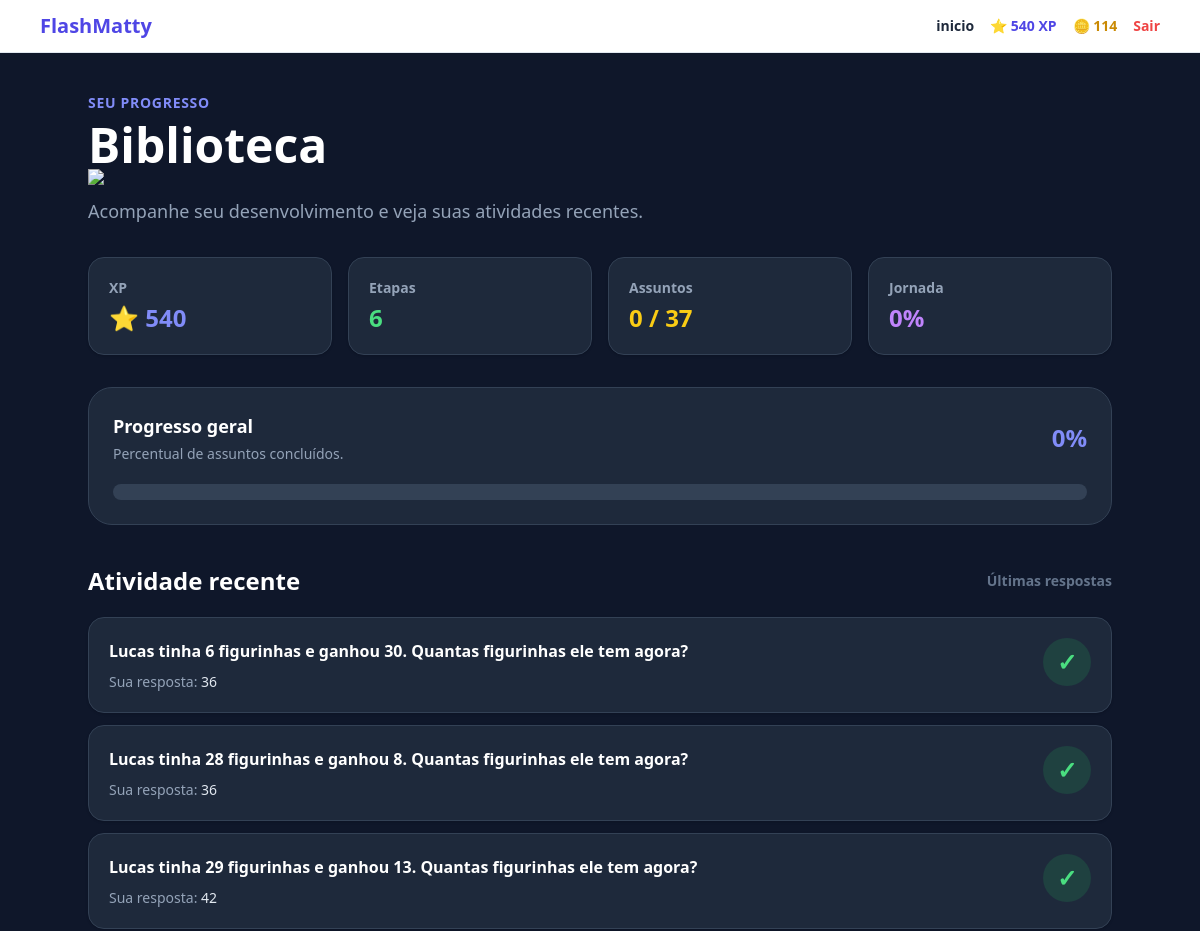
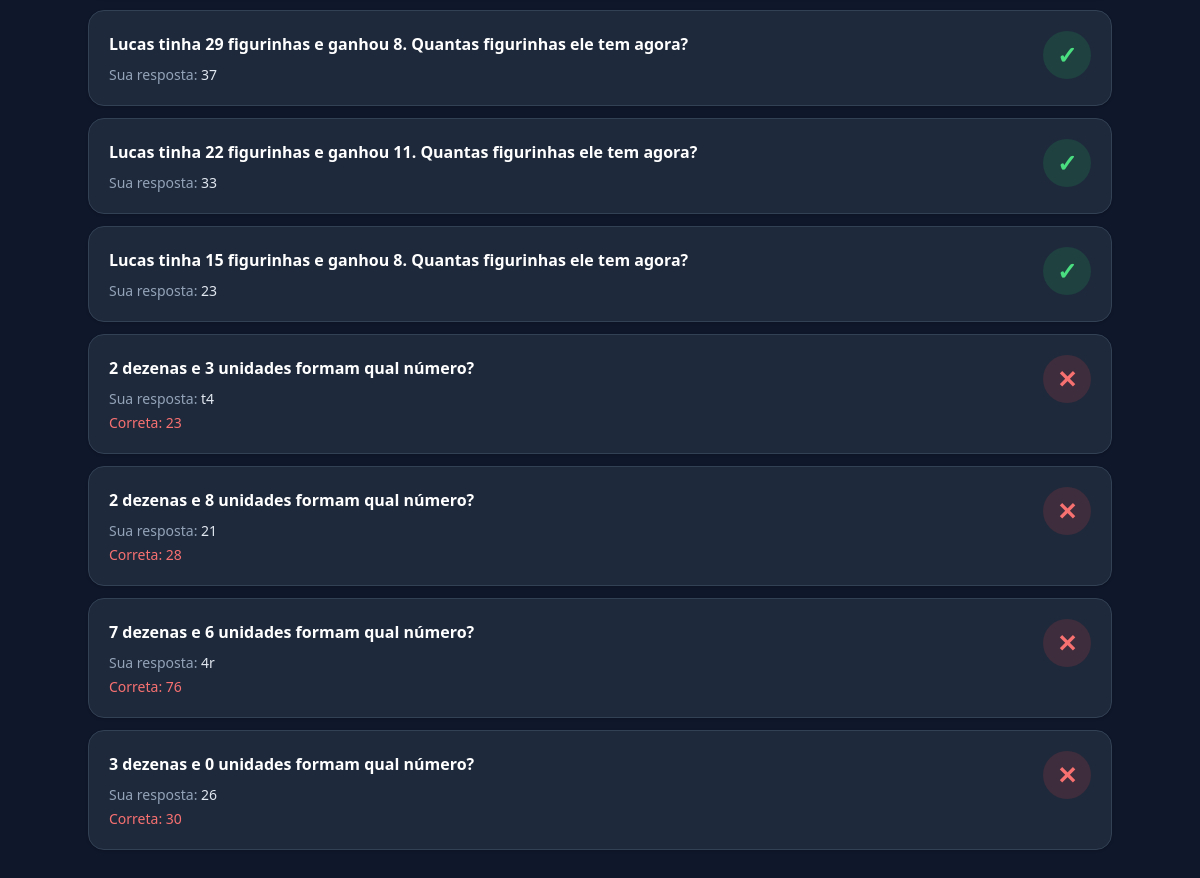
/biblioteca (signed in), run on the app's committed database (2 pictures, top to bottom).
### models.py (models this page shows, shortened)
class Usuario(UserMixin, db.Model):
    __tablename__ = "usuario"
    id = db.Column(
        db.Integer,
        primary_key=True
    )
    nome = db.Column(
        db.String(80),
        nullable=False
    )
    username = db.Column(
        db.String(40),
        unique=True,
        nullable=False
    )
    senha = db.Column(
        db.String(255),
        nullable=False
    )
    xp = db.Column(
        db.Integer,
        nullable=False,
        default=0
    )
    moedas = db.Column(
        db.Integer,
        nullable=False,
        default=0
    )
    acertos = db.Column(
        db.Integer,
        nullable=False,
        default=0
    )
    erros = db.Column(
        db.Integer,
        nullable=False,
        default=0
    )
    criado_em = db.Column(
        db.DateTime,
        nullable=False,
        default=datetime.utcnow
    )

class Resposta(db.Model):
    __tablename__ = "resposta"
    id = db.Column(
        db.Integer,
        primary_key=True
    )
    usuario_id = db.Column(
        db.Integer,
        db.ForeignKey("usuario.id"),
        nullable=False
    )
    ano = db.Column(
        db.String(30),
        nullable=False
    )
    tema = db.Column(
        db.String(60),
        nullable=False
    )
    assunto = db.Column(
        db.String(100),
        nullable=False
    )
    etapa = db.Column(
        db.String(30),
        nullable=False
    )
    pergunta = db.Column(
        db.Text,
        nullable=False
    )
    resposta_usuario = db.Column(
        db.String(100)
    )
    resposta_correta = db.Column(
        db.String(100),
        nullable=False
    )
    acertou = db.Column(
        db.Boolean,
        nullable=False
    )
    criado_em = db.Column(
        db.DateTime,
        nullable=False,
        default=datetime.utcnow
    )

### app.py (the view)
@app.route(
    "/biblioteca"
)
@login_required
def biblioteca():
    corrigir_usuario(
        current_user
    )
    progressos = (
        ProgressoAssunto.query
        .filter_by(
            usuario_id=
                current_user.id
        )
        .all()
    )
    etapas = (
        ProgressoEtapa.query
        .filter_by(
            usuario_id=
                current_user.id
        )
        .all()
    )
    total_assuntos = sum(
        len(
            tema[
                "assuntos"
            ]
        )
        for ano
        in CURRICULO.values()
        for tema
        in ano[
            "temas"
        ].values()
    )
    assuntos_concluidos = sum(
        1
        for progresso
        in progressos
        if progresso.concluido
    )
    etapas_concluidas = sum(
        1
        for progresso
        in etapas
        if progresso.concluida
    )
    if total_assuntos:
        progresso_geral = round(
            assuntos_concluidos
            /
            total_assuntos
            *
            100
        )
    else:
        progresso_geral = 0
    historico = (
        Resposta.query
        .filter_by(
            usuario_id=
                current_user.id
        )
        .order_by(
            Resposta.criado_em.desc()
        )
        .limit(
            10
        )
        .all()
    )
    return render_template(
        "biblioteca.html",
        total_assuntos=
            total_assuntos,
        assuntos_concluidos=
            assuntos_concluidos,
        etapas_concluidas=
            etapas_concluidas,
        progresso_geral=
            progresso_geral,
        historico=
            historico
    )

### templates/biblioteca.html (shortened to what this page needs)
{% extends "base.html" %}
{% block content %}
<div
    class="
        min-h-screen
        bg-slate-900
        text-white
        px-4
        py-10
    "
>
    <div
        class="
            max-w-5xl
            mx-auto
        "
    >
        <div>
            <p
                class="
                    text-sm
                    uppercase
                    tracking-wider
                    font-black
                    text-indigo-400
                "
            >
                Seu progresso
            </p>
            <h1
                class="
                    text-4xl
                    md:text-5xl
                    font-black
                    mt-2
                "
            >
                Biblioteca
                <img
                        src="https://media.tenor.com/25XPsP3qZ8YAAAAj/club-penguin-penguin.gif">
            </h1>
            <p
                class="
                    text-slate-400
                    mt-3
                    text-lg
                "
            >
                Acompanhe seu desenvolvimento e veja suas atividades recentes.
            </p>
        </div>
        <div
            class="
                grid
                grid-cols-2
                lg:grid-cols-4
                gap-4
                mt-8
            "
        >
            <div
                class="
                    bg-slate-800
                    border
                    border-slate-700
                    rounded-2xl
                    p-5
                    shadow
                "
            >
                <p
                    class="
                        text-slate-400
                        text-sm
                        font-bold
                    "
                >
                    XP
                </p>
                <strong
                    class="
                        block
                        text-2xl
                        mt-1
                        text-indigo-400
                    "
                >
                    ⭐ {{ current_user.xp or 0 }}
                </strong>
            </div>
            <div
                class="
                    bg-slate-800
                    border
                    border-slate-700
                    rounded-2xl
                    p-5
                    shadow
                "
            >
                <p
                    class="
                        text-slate-400
                        text-sm
                        font-bold
                    "
                >
                    Etapas
                </p>
                <strong
                    class="
                        block
                        text-2xl
                        mt-1
                        text-green-400
                    "
                >
                    {{ etapas_concluidas }}
                </strong>
            </div>
            <div
                class="
                    bg-slate-800
                    border
                    border-slate-700
                    rounded-2xl
                    p-5
                    shadow
                "
            >
                <p
                    class="
                        text-slate-400
                        text-sm
                        font-bold
                    "
                >
                    Assuntos
                </p>
                <strong
                    class="
                        block
                        text-2xl
                        mt-1
                        text-yellow-400
                    "
                >
                    {{ assuntos_concluidos }}
                    /
                    {{ total_assuntos }}
                </strong>
            </div>
            <div
                class="
                    bg-slate-800
                    border
                    border-slate-700
                    rounded-2xl
                    p-5
                    shadow
                "
            >
                <p
                    class="
                        text-slate-400
                        text-sm
                        font-bold
                    "
                >
                    Jornada
                </p>
                <strong
                    class="
                        block
                        text-2xl
                        mt-1
                        text-purple-400
                    "
                >
                    {{ progresso_geral }}%
                </strong>
            </div>
        </div>
        <div
            class="
                mt-8
                bg-slate-800
                border
                border-slate-700
                rounded-3xl
                p-6
            "
        >
            <div
                class="
                    flex
                    justify-between
                    items-center
                    gap-4
                "
            >
                <div>
                    <h2
                        class="
                            font-black
                            text-lg
                        "
                    >
                        Progresso geral
                    </h2>
                    <p
                        class="
                            text-sm
                            text-slate-400
                            mt-1
                        "
                    >
                        Percentual de assuntos concluídos.
                    </p>
                </div>
                <strong
                    class="
                        text-2xl
                        text-indigo-400
                    "
                >
                    {{ progresso_geral }}%
                </strong>
            </div>
            <div
                class="
                    mt-5
                    h-4
                    bg-slate-700
                    rounded-full
                    overflow-hidden
                "
            >
            </div>
        </div>
        <section class="mt-10">
            <div
                class="
                    flex
                    items-center
                    justify-between
                    gap-4
                "
            >
                <h2
                    class="
                        text-2xl
                        font-black
                    "
                >
                    Atividade recente
                </h2>
                <span
                    class="
                        text-sm
                        font-bold
                        text-slate-500
                    "
                >
                    Últimas respostas
                </span>
            </div>
            <div
                class="
                    space-y-3
                    mt-5
                "
            >
                {% for item in historico %}
                    <div
                        class="
                            bg-slate-800
                            border
                            border-slate-700
                            rounded-2xl
                            p-5
                            shadow
                        "
                    >
                        <div
                            class="
                                flex
                                justify-between
                                items-start
                                gap-4
                            "
                        >
                            <div class="min-w-0 flex-1">
                                <p
                                    class="
                                        font-black
                                        text-white
                                        leading-relaxed
                                    "
                                >
                                    {{ item.pergunta }}
                                </p>
                                <p
                                    class="
                                        text-sm
                                        text-slate-400
                                        mt-2
                                    "
                                >
                                    Sua resposta:
                                    <span class="text-slate-200">
                                        {{ item.resposta_usuario }}
                                    </span>
                                </p>
                                {% if not item.acertou %}
                                    <p
                                        class="
                                            text-sm
                                            text-red-400
                                            mt-1
                                        "
                                    >
                                        Correta:
                                        {{ item.resposta_correta }}
                                    </p>
                                {% endif %}
                            </div>
                            {% if item.acertou %}
                                <div
                                    class="
                                        shrink-0
                                        w-12
                                        h-12
                                        rounded-full
                                        bg-green-500/15
                                        flex
                                        items-center
                                        justify-center
                                        text-green-400
                                        text-2xl
                                        font-black
                                    "
                                >
                                    ✓
                                </div>
                            {% else %}
                                <div
                                    class="
                                        shrink-0
                                        w-12
                                        h-12
                                        rounded-full
                                        bg-red-500/15
                                        flex
                                        items-center
                                        justify-center
                                        text-red-400
                                        text-2xl
                                        font-black
                                    "
                                >
                                    ✕
                                </div>
                            {% endif %}
                        </div>
                    </div>
                {% endfor %}
            </div>
        </section>
    </div>
</div>
{% endblock %}

### templates/base.html (shortened to what this page needs)
<!DOCTYPE html>
<html lang="pt-BR">
<head>
    <script src="https://cdn.tailwindcss.com"></script>
</head>
<body
    class="
        min-h-screen
        bg-slate-50
        text-slate-800
    "
>
{% if current_user.is_authenticated %}
<header
    class="
        bg-white
        border-b
        border-slate-200
    "
>
    <div
        class="
            max-w-6xl
            mx-auto
            px-4
            py-3
            flex
            flex-wrap
            gap-4
            items-center
            justify-between
        "
    >
        <a
            href="{{ url_for('dashboard') }}"
            class="
                font-black
                text-xl
                text-indigo-600
            "
        >
            FlashMatty
        </a>
        <nav
            class="
                flex
                flex-wrap
                items-center
                gap-4
                text-sm
                font-bold
            "
        >
            <a
                href="{{ url_for('dashboard') }}"
                class="hover:text-indigo-600"
            >
                inicio
            </a>
            <span
                class="
                    text-indigo-600
                "
            >
                ⭐
                {{ current_user.xp or 0 }}
                XP
            </span>
            <span
                class="
                    text-yellow-600
                "
            >
                🪙
                {{ current_user.moedas or 0 }}
            </span>
            <a
                href="{{ url_for('logout') }}"
                class="
                    text-red-500
                    hover:text-red-600
                "
            >
                Sair
            </a>
        </nav>
    </div>
</header>
{% endif %}
<main>
    {% block content %}
    {% endblock %}
</main>
</body>
</html>

### data on the page
Usuario: xp "540", moedas "114"
Resposta: pergunta "Lucas tinha 6 figurinhas e ganhou 30. Quantas figurinhas ele tem agora?", resposta_usuario "36"
Resposta: pergunta "Lucas tinha 28 figurinhas e ganhou 8. Quantas figurinhas ele tem agora?", resposta_usuario "36"
Resposta: pergunta "Lucas tinha 29 figurinhas e ganhou 13. Quantas figurinhas ele tem agora?", resposta_usuario "42"
Resposta: pergunta "Lucas tinha 29 figurinhas e ganhou 8. Quantas figurinhas ele tem agora?", resposta_usuario "37"
Resposta: pergunta "Lucas tinha 22 figurinhas e ganhou 11. Quantas figurinhas ele tem agora?", resposta_usuario "33"
Resposta: pergunta "Lucas tinha 15 figurinhas e ganhou 8. Quantas figurinhas ele tem agora?", resposta_usuario "23"
Resposta: pergunta "2 dezenas e 3 unidades formam qual número?", resposta_usuario "t4", resposta_correta "23"
Resposta: pergunta "2 dezenas e 8 unidades formam qual número?", resposta_usuario "21", resposta_correta "28"
Resposta: pergunta "7 dezenas e 6 unidades formam qual número?", resposta_usuario "4r", resposta_correta "76"
Resposta: pergunta "3 dezenas e 0 unidades formam qual número?", resposta_usuario "26", resposta_correta "30"

### other printed values
{{ etapas_concluidas }} "6"
{{ assuntos_concluidos }} "0"
{{ total_assuntos }} "37"
{{ progresso_geral }} "0"
